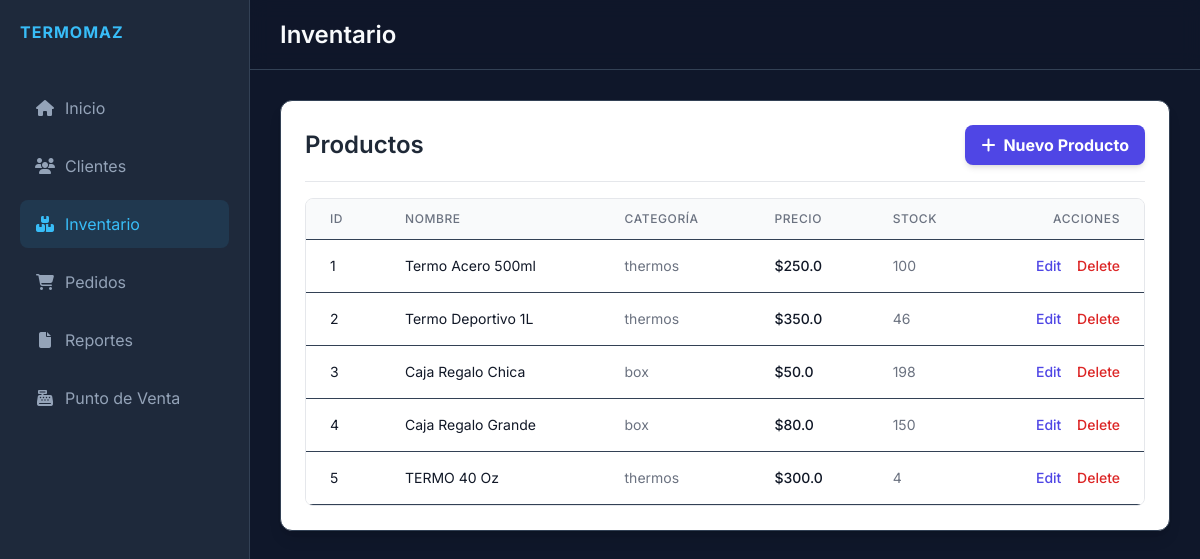
The page /inventory on the database as committed earlier.
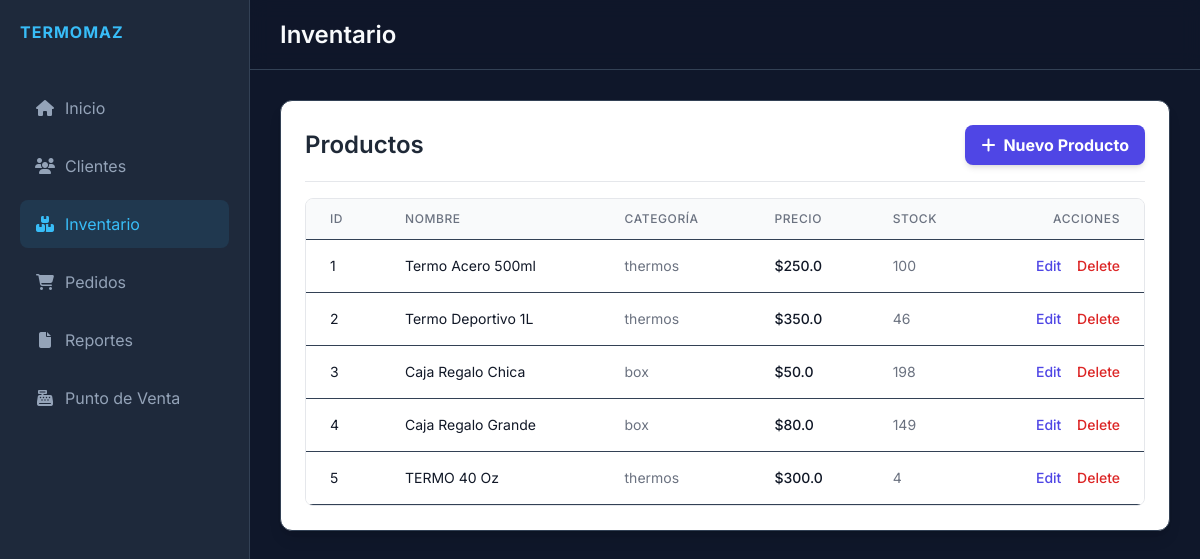
The same page on the database as committed later.
### models.py (models this page shows)
class Product(db.Model):
    id = db.Column(db.Integer, primary_key=True)
    name = db.Column(db.String(100), nullable=False)
    description = db.Column(db.Text)
    price = db.Column(db.Float, nullable=False)
    stock = db.Column(db.Integer, default=0)
    category = db.Column(db.String(50)) # 'thermos', 'box', 'other'
    created_at = db.Column(db.DateTime, default=datetime.utcnow)

### app.py (the view)
@app.route('/inventory')
def inventory():
    all_products = Product.query.all()
    return render_template('inventory.html', products=all_products)

### templates/inventory.html (shortened to what this page needs)
{% extends 'base.html' %}
{% block title %}Inventario{% endblock %}
{% block content %}
<div class="card p-6 bg-white shadow-lg rounded-xl">
    <div class="modal-header flex justify-between items-center border-b pb-4 mb-4">
        <h2 class="text-2xl font-semibold text-gray-800">Productos</h2>
        <button
            class="btn btn-primary bg-indigo-600 hover:bg-indigo-700 text-white font-bold py-2 px-4 rounded-lg flex items-center shadow-md transition duration-150"
            onclick="toggleModal('addProductModal')">
            <i class="fas fa-plus mr-2"></i> Nuevo Producto
        </button>
    </div>
    <div class="overflow-x-auto rounded-lg border border-gray-200">
        <table class="min-w-full divide-y divide-gray-200">
            <thead class="bg-gray-50">
                <tr>
                    <th class="px-6 py-3 text-left text-xs font-medium text-gray-500 uppercase tracking-wider">ID</th>
                    <th class="px-6 py-3 text-left text-xs font-medium text-gray-500 uppercase tracking-wider">Nombre
                    </th>
                    <th class="px-6 py-3 text-left text-xs font-medium text-gray-500 uppercase tracking-wider">Categoría
                    </th>
                    <th class="px-6 py-3 text-left text-xs font-medium text-gray-500 uppercase tracking-wider">Precio
                    </th>
                    <th class="px-6 py-3 text-left text-xs font-medium text-gray-500 uppercase tracking-wider">Stock
                    </th>
                    <th class="px-6 py-3 text-right text-xs font-medium text-gray-500 uppercase tracking-wider">Acciones
                    </th>
                </tr>
            </thead>
            <tbody class="bg-white divide-y divide-gray-200">
                {% for product in products %}
                <tr>
                    <td class="px-6 py-4 whitespace-nowrap text-sm text-gray-900">{{ product.id }}</td>
                    <td class="px-6 py-4 whitespace-nowrap text-sm text-gray-900">{{ product.name }}</td>
                    <td class="px-6 py-4 whitespace-nowrap text-sm text-gray-500">{{ product.category }}</td>
                    <td class="px-6 py-4 whitespace-nowrap text-sm text-gray-900 font-medium">${{ product.price }}</td>
                    <td class="px-6 py-4 whitespace-nowrap text-sm text-gray-500">{{ product.stock }}</td>
                    <td class="px-6 py-4 whitespace-nowrap text-right text-sm font-medium">
                        <button
                            onclick="openEditModal('{{ product.id }}', '{{ product.name }}', '{{ product.category }}', '{{ product.price }}', '{{ product.stock }}', '{{ product.description }}')"
                            class="text-indigo-600 hover:text-indigo-900 mr-3 transition duration-150 ease-in-out">Edit</button>
                        <a href="{{ url_for('delete_product', id=product.id) }}"
                            class="text-red-600 hover:text-red-900 transition duration-150 ease-in-out"
                            onclick="return confirm('Are you sure?')">Delete</a>
                    </td>
                </tr>
                {% endfor %}
            </tbody>
        </table>
    </div>
</div>
{% endblock %}

Rows that differ between the two databases and show on the page:
changed Product "Caja Regalo Grande": stock "150" → "149"
